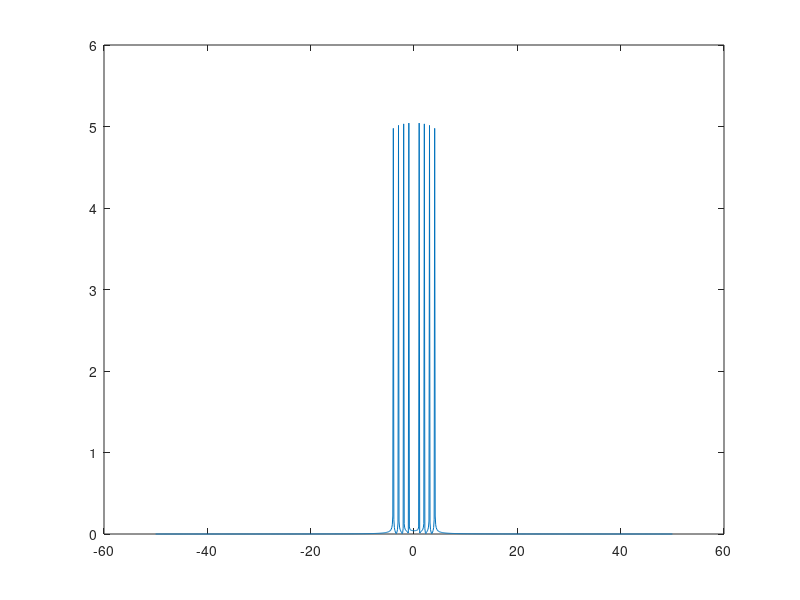

Source code (MATLAB):
t = [0:.01:10]
w = 2*pi
a = cos(w.*t)
b = cos(2*w.*t)
c = cos(3*w.*t)
d = cos(4*w.*t)
sum = a+b+c+d

W = 2*pi*[-50:0.1:50]
f = W/(2*pi);

y = fftshift(fft(sum*0.01))
xF = abs(y)
xFang = abs(angle(y))

hFang = 2*pi*sign(f)


hF = 1*exp(hFang*j)
ans = hF.*y;

plot(f,abs(ans))



